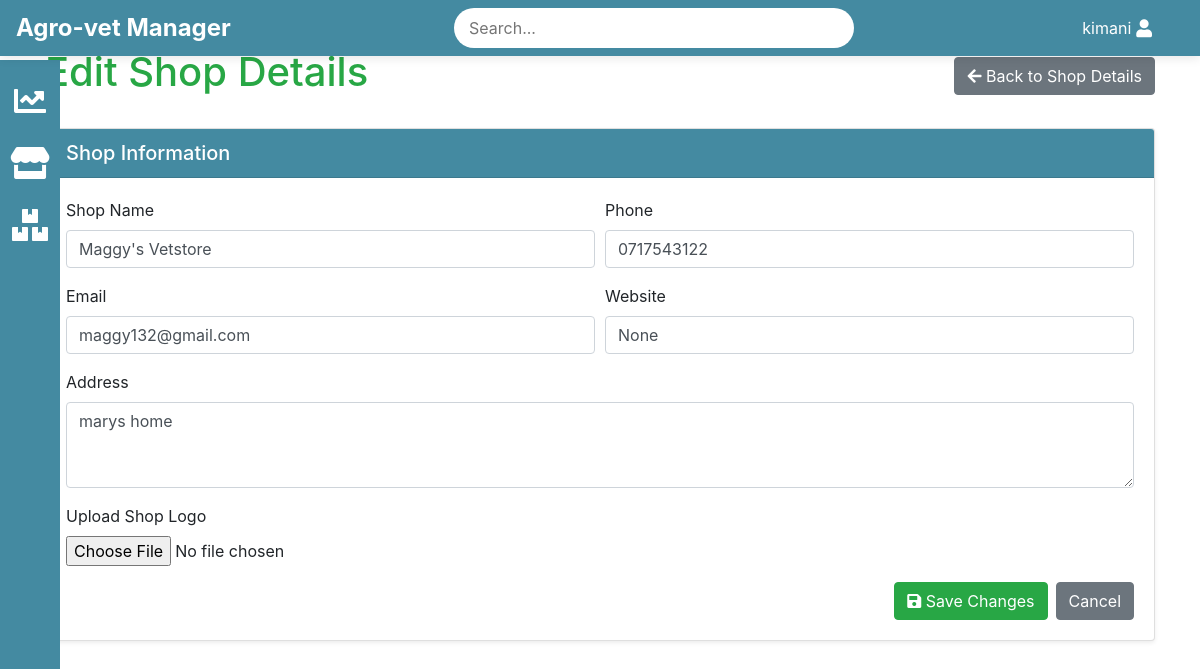
The page /shop_details/shop/edit/ (signed in) on the database its author committed.
### shop_details/models.py (models this page shows, shortened)
class Shop(models.Model):
    name = models.CharField(max_length=255)
    address = models.TextField()
    phone = models.CharField(max_length=15)
    email = models.EmailField()
    website = models.URLField(blank=True, null=True)
    logo = models.ImageField(upload_to='shop_logos/', blank=True, null=True)

### shop_details/views.py (the view)
# urls.py: path('shop/edit/', views.edit_shop_details, name='edit_shop_details'),
@login_required(login_url='/authlogin/login/')
def edit_shop_details(request):
    shop = Shop.objects.first()
    if request.method == 'POST':
        form = ShopForm(request.POST, request.FILES, instance=shop)
        if form.is_valid():
            form.save()
            return redirect('shop_details')
        else:
           return render(request, 'shop_details/edit_shop_details.html', {'form': form})
    else:
        form = ShopForm(instance=shop)
    return render(request, 'shop_details/edit_shop_details.html', {'form': form})

### shop_details/forms.py
class ShopForm(forms.ModelForm):
    class Meta:
        model = Shop
        fields = ['name', 'address', 'phone', 'email', 'website', 'logo']

### shop_details/templates/shop_details/edit_shop_details.html (shortened to what this page needs)
{% extends 'base.html' %}
{% block content %}
<div class="container mt-5">
    <div class="d-flex justify-content-between align-items-center mb-4">
        <h1 class="text-success">Edit Shop Details</h1>
        <a href="{% url 'shop_details' %}" class="btn btn-secondary">
            <i class="fas fa-arrow-left"></i> Back to Shop Details
        </a>
    </div>
    <div class="card shadow-sm">
        <div class="card-header text-white" style="background-color: #448aa1;">
            <h5 class="mb-0">Shop Information</h5>
        </div>
        <div class="card-body">
            <form method="POST" enctype="multipart/form-data">
                <div class="form-row">
                    <div class="form-group col-md-6">
                        <label for="name">Shop Name</label>
                        <input type="text" name="name" id="name" class="form-control" placeholder="Enter shop name" value="{{ form.name.value }}" required>
                    </div>
                    <div class="form-group col-md-6">
                        <label for="phone">Phone</label>
                        <input type="text" name="phone" id="phone" class="form-control" placeholder="Enter phone number" value="{{ form.phone.value }}" required>
                    </div>
                </div>
                <div class="form-row">
                    <div class="form-group col-md-6">
                        <label for="email">Email</label>
                        <input type="email" name="email" id="email" class="form-control" placeholder="Enter email address" value="{{ form.email.value }}" required>
                    </div>
                    <div class="form-group col-md-6">
                        <label for="website">Website</label>
                        <input type="text" name="website" id="website" class="form-control" placeholder="Enter website" value="{{ form.website.value }}">
                    </div>
                </div>
                <div class="form-group">
                    <label for="address">Address</label>
                    <textarea name="address" id="address" class="form-control" rows="3" placeholder="Enter shop address" required>{{ form.address.value }}</textarea>
                </div>
                <div class="form-group">
                    <label for="logo">Upload Shop Logo</label>
                    <input type="file" name="logo" id="logo" class="form-control-file">
                </div>
                <div class="d-flex justify-content-end">
                    <button type="submit" class="btn btn-success mr-2">
                        <i class="fas fa-save"></i> Save Changes
                    </button>
                    <a href="{% url 'shop_details' %}" class="btn btn-secondary">
                        Cancel
                    </a>
                </div>
            </form>
        </div>
    </div>
</div>
{% endblock %}

### templates/base.html (shortened to what this page needs)
<!DOCTYPE html>
{% load static %}
<html lang="en">
<head>
    <link rel="stylesheet" href="{% static 'css/style.css' %}">
    <link href="https://stackpath.bootstrapcdn.com/bootstrap/4.5.2/css/bootstrap.min.css" rel="stylesheet">
    <link rel="stylesheet" href="https://cdnjs.cloudflare.com/ajax/libs/font-awesome/5.15.4/css/all.min.css">
</head>
<body>
    <header class="navbar navbar-expand-lg fixed-top" style="background-color: var(--primary-color);">
        <div class="navbar-left">
            <span class="site-name">
                {% if shop and shop.name %}
                    {{ shop.name }}
                {% else %}
                    Agro-vet Manager
                {% endif %}
            </span>
        </div>
        <div class="navbar-center">
            <input type="text" placeholder="Search..." class="search-bar">
        </div>
        <div class="navbar-right">
            <div class="user-menu">
                <span class="username">{{ user.username }}</span>
                <i class="fas fa-user"></i>
            </div>
        </div>
    </header>
    <aside class="sidebar" style="background-color: var(--primary-color);">
        <ul>
            <li>
                <a href="{% url 'dashboard' %}" title="Dashboard">
                    <i class="fas fa-chart-line fa-2x"></i>
                </a>
            </li>
            <li>
                <a href="{% url 'shop_details' %}" title="shop_details">
                    <i class="fas fa-store fa-2x"></i>
                </a>
            </li>
            <li>
                <a href="{% url 'product_list' %}" title="products">
                    <i class="fas fa-boxes fa-2x"></i>
                </a>
            </li>
        </ul>
    </aside>
    <main class="content">
        {% block content %}
        {% endblock %}
    </main>
</body>
</html>

### static/css/style.css (style rules this page uses)
body { font-family: Arial, sans-serif; margin: 0; padding: 0; background-color: #e0f2e9; color: #333; display: flex; flex-direction: column; min-height: 100vh; font-size: 0.75em; }
.navbar { display: flex; justify-content: space-between; align-items: center; background-color: #448aa1; color: #fff; padding: 10px 20px; position: fixed; top: 0; width: 100%; z-index: 1000; box-shadow: 0 2px 10px rgba(0, 0, 0, 0.1); }
.navbar-left { display: flex; align-items: center; }
.site-name { font-size: 24px; font-weight: bold; }
.navbar-center { flex-grow: 1; display: flex; justify-content: center; }
.search-bar { padding: 8px 15px; border-radius: 20px; border: none; width: 60%; max-width: 400px; }
.navbar-right { display: flex; align-items: center; padding-right: 2rem; }
.user-menu { position: relative; display: flex; align-items: center; cursor: pointer; }
.user-menu .fas { font-size: 18px; margin-left: 5px; }
.username { margin-left: 5px; }
.sidebar { position: fixed; top: 60px; left: 0; width: 60px; height: calc(100% - 60px); background-color: #448aa1; padding: 10px 0; display: flex; flex-direction: column; align-items: center; z-index: 999; transition: width 0.3s, left 0.3s; }
.sidebar ul { list-style-type: none; padding: 0; margin: 0; width: 100%; }
.sidebar ul li { width: 100%; text-align: center; }
.sidebar ul li a { position: relative; display: flex; align-items: center; justify-content: center; color: #fff; text-decoration: none; padding: 15px; transition: background-color 0.3s; }

### rows shown on the page
Shop: name "Maggy's Vetstore", phone "0717543122", email "maggy132@gmail.com", address "marys home"

### other values the page prints
{{ user.username }} "kimani"
